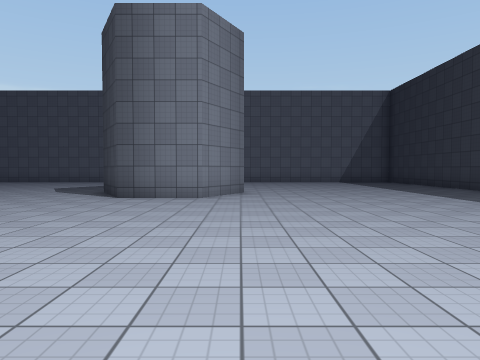
View 1 (above)

21 first-person views from a walk through a 3-D level made in the Unity game engine. The camera is 1.4 m above the floor, tilts 2° down and sees 70° across. The floor is counted in squares, 2 m on a side. Each view is taken from the middle of a square. On the plan, view 1 faces up. The plan holds only what a view shows up to about 11 squares ahead; the rest is blank. The place goes on beyond the plan. Some animated figures are left out. Surface patterns are stand-ins for the level's own textures.

View 2
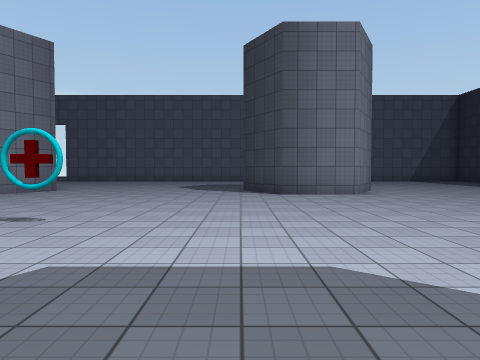

View 3
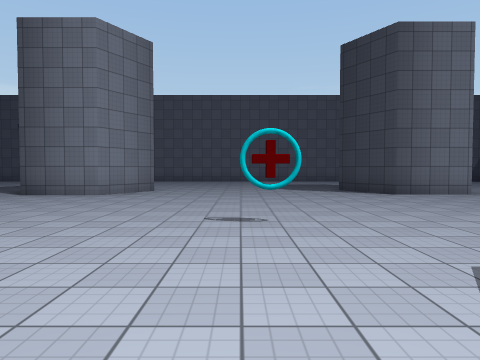

View 4
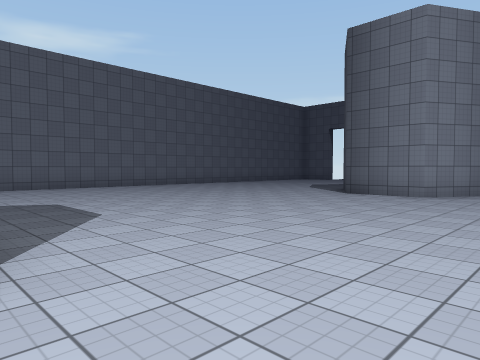

View 5
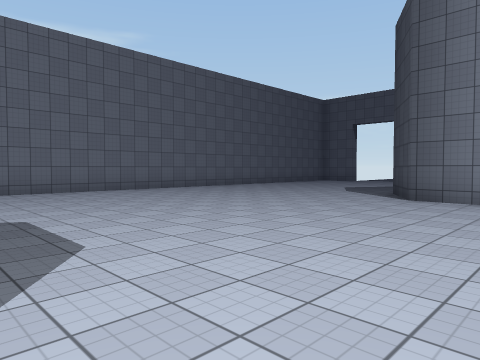

View 6
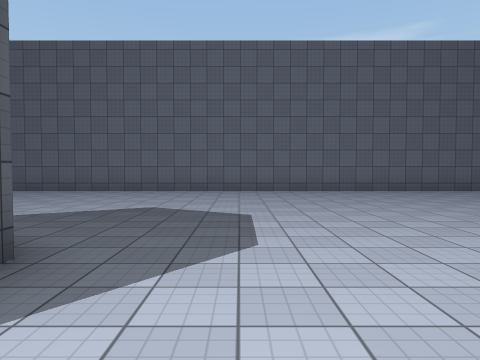

View 7
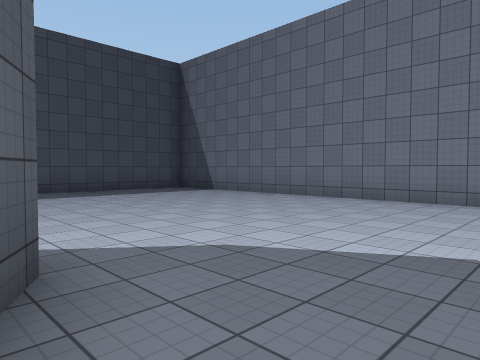

View 8
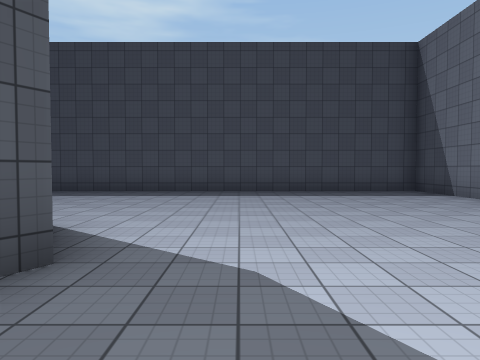

View 9
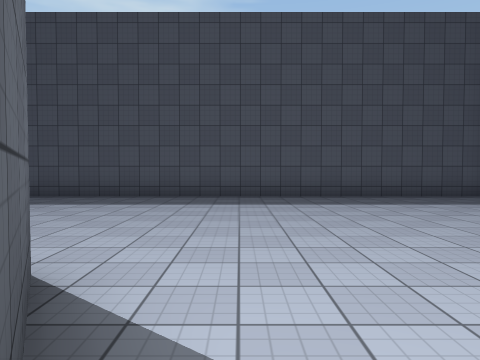

View 10
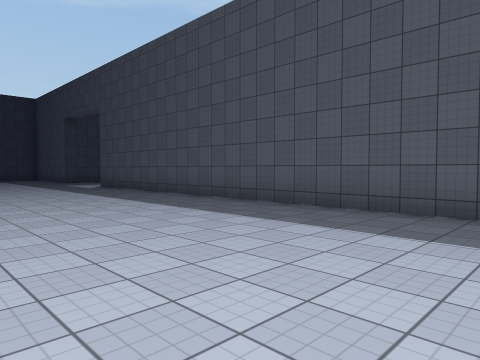

View 11
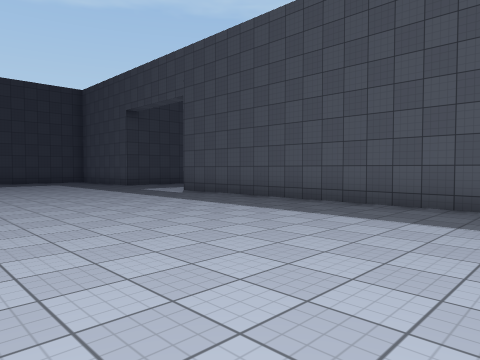

View 12
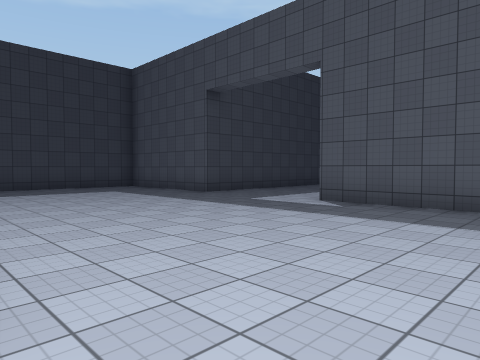

View 13
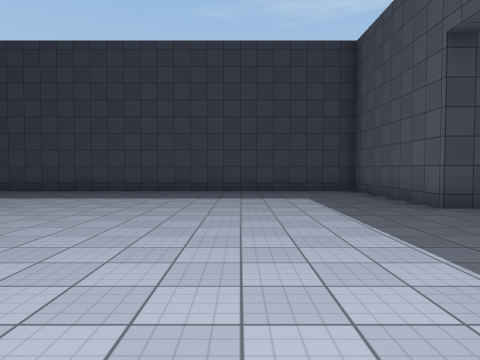

View 14
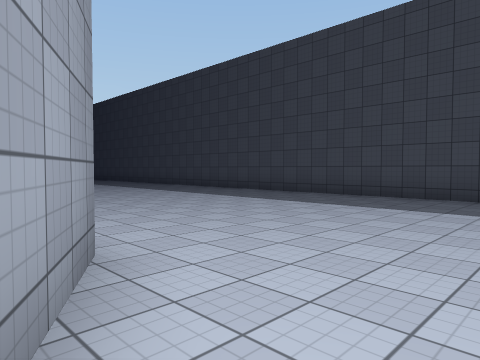

View 15
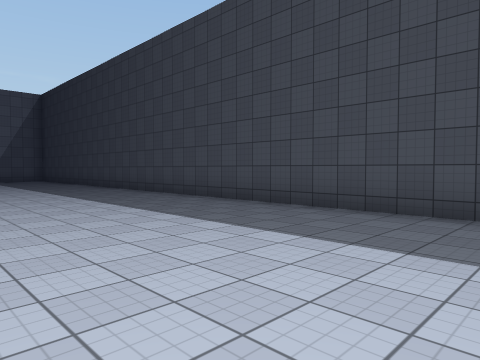

View 16
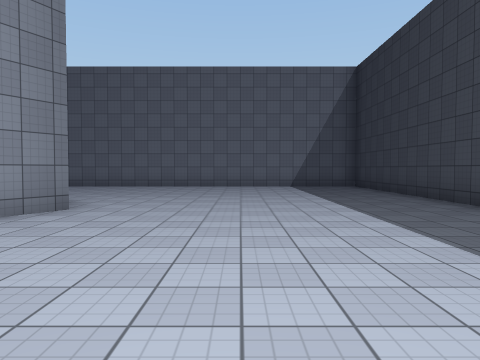

View 17
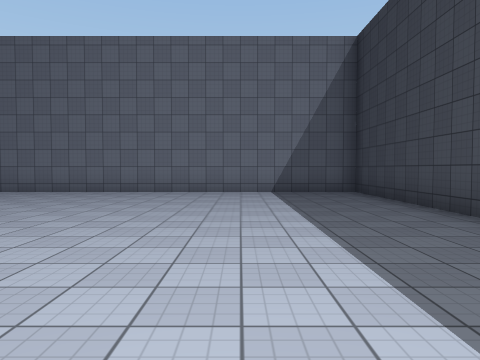

View 18
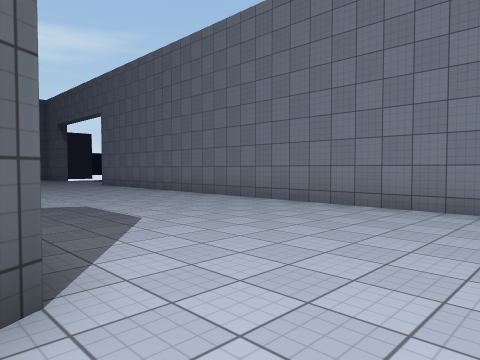

View 19
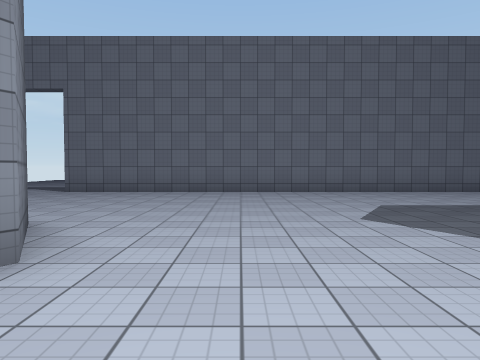

View 20
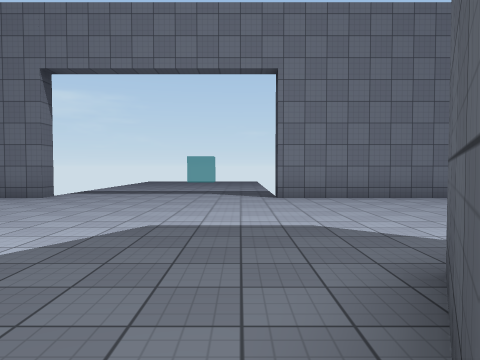

View 21
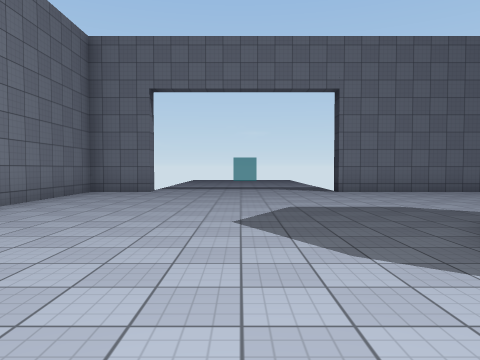

### Floor plan
Points are (right, up) in squares from view 1. A wall is a line through its corners. A room is listed if a view was taken in it or the views show most of it. See-through windows are left out.
Room 1 (views 1, 2, 3, 4, 5, 6, 7, 8, 9, 10, 11, 12, 13, 14, 15, 16, 17, 18, 19, 20, 21)
walls: (0.1, -2.2) (-0.8, -3.8); (-10.7, 11.3) (-9.6, 9.5) (-10.6, 7.8) (-12.6, 7.8) (-13.6, 9.5) (-12.6, 11.3); (-12.6, -4.2) (-13.6, -2.5) (-13.3, -1.9); (0.1, 9.8) (-0.9, 8) (-2.9, 8) (-3.9, 9.8); (-20.4, 8.4) (-20.4, -10.5) (-0.9, -10.5); (7.4, 10.2) (7.4, 17) (-13.1, 17) (-13.1, 17.5); (2.9, -11.8) (2.9, -10.5) (7.4, -10.5) (7.4, 7.2); (-18.6, 17.6) (-18.6, 17) (-20.4, 17) (-20.4, 13.1)
objects: other object (-7, 3)

Where each view was taken, in squares from view 1:
view 1: 0 up, 0 right, facing up
view 2: 1 down, 4 left, facing up
view 3: 1 down, 7 left, facing up
view 4: 1 down, 8 left, facing up-left
view 5: 0 up, 10 left, facing up-left
view 6: 1 up, 10 left, facing left
view 7: 0 up, 13 left, facing down-left
view 8: 0 up, 15 left, facing down
view 9: 2 down, 14 left, facing down
view 10: 5 down, 14 left, facing down-right
view 11: 4 down, 10 left, facing down-right
view 12: 4 down, 5 left, facing down-right
view 13: 7 down, 3 left, facing right
view 14: 5 down, 1 left, facing up-right
view 15: 3 down, 2 right, facing up-right
view 16: 4 up, 3 right, facing up
view 17: 7 up, 4 right, facing up
view 18: 11 up, 1 right, facing up-left
view 19: 7 up, 8 left, facing up
view 20: 9 up, 14 left, facing up
view 21: 7 up, 16 left, facing up
